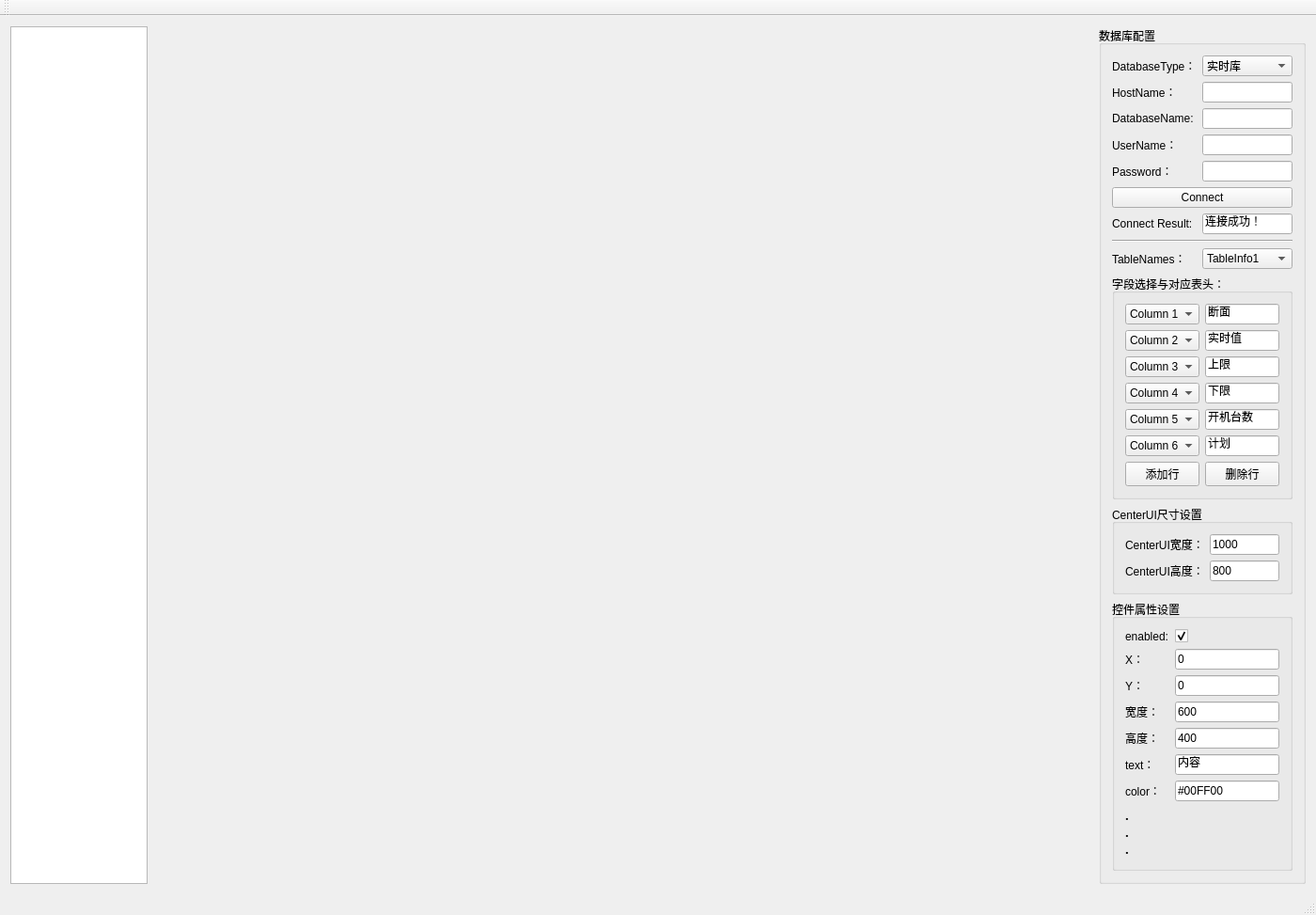
<?xml version="1.0" encoding="UTF-8"?>
<ui version="4.0">
 <class>MainWindow</class>
 <widget class="QMainWindow" name="MainWindow">
  <property name="geometry">
   <rect>
    <x>0</x>
    <y>0</y>
    <width>1400</width>
    <height>890</height>
   </rect>
  </property>
  <property name="windowTitle">
   <string>MainWindow</string>
  </property>
  <widget class="QWidget" name="centralWidget">
   <layout class="QHBoxLayout" name="horizontalLayout">
    <item>
     <widget class="PiecesList" name="listWidget_controls">
      <property name="maximumSize">
       <size>
        <width>180</width>
        <height>16777215</height>
       </size>
      </property>
      <property name="iconSize">
       <size>
        <width>40</width>
        <height>40</height>
       </size>
      </property>
      <property name="viewMode">
       <enum>QListView::IconMode</enum>
      </property>
     </widget>
    </item>
    <item>
     <widget class="DropWidget" name="centerWidget" native="true">
      <property name="minimumSize">
       <size>
        <width>1000</width>
        <height>800</height>
       </size>
      </property>
      <property name="acceptDrops">
       <bool>true</bool>
      </property>
     </widget>
    </item>
    <item>
     <widget class="QGroupBox" name="groupBox">
      <property name="maximumSize">
       <size>
        <width>220</width>
        <height>16777215</height>
       </size>
      </property>
      <property name="title">
       <string>数据库配置</string>
      </property>
      <layout class="QVBoxLayout" name="verticalLayout">
       <item>
        <layout class="QGridLayout" name="gridLayout">
         <item row="3" column="1">
          <widget class="QLineEdit" name="lineEdit_username"/>
         </item>
         <item row="4" column="1">
          <widget class="QLineEdit" name="lineEdit_password"/>
         </item>
         <item row="0" column="0">
          <widget class="QLabel" name="label">
           <property name="text">
            <string>DatabaseType：</string>
           </property>
          </widget>
         </item>
         <item row="0" column="1">
          <widget class="QComboBox" name="comboBox_databaseType">
           <item>
            <property name="text">
             <string>实时库</string>
            </property>
           </item>
           <item>
            <property name="text">
             <string>达梦库</string>
            </property>
           </item>
           <item>
            <property name="text">
             <string>MySQL</string>
            </property>
           </item>
           <item>
            <property name="text">
             <string>SQLITE</string>
            </property>
           </item>
           <item>
            <property name="text">
             <string>SqlServer</string>
            </property>
           </item>
           <item>
            <property name="text">
             <string>Oracle</string>
            </property>
           </item>
          </widget>
         </item>
         <item row="3" column="0">
          <widget class="QLabel" name="label_4">
           <property name="text">
            <string>UserName：</string>
           </property>
          </widget>
         </item>
         <item row="8" column="1">
          <widget class="QComboBox" name="comboBox_tableNames">
           <item>
            <property name="text">
             <string>TableInfo1</string>
            </property>
           </item>
           <item>
            <property name="text">
             <string>TableInfo2</string>
            </property>
           </item>
           <item>
            <property name="text">
             <string>TableInfo3</string>
            </property>
           </item>
           <item>
            <property name="text">
             <string>TableInfo4</string>
            </property>
           </item>
           <item>
            <property name="text">
             <string>TableInfo5</string>
            </property>
           </item>
          </widget>
         </item>
         <item row="6" column="1">
          <widget class="QLineEdit" name="lineEdit_connectResult">
           <property name="text">
            <string>连接成功！</string>
           </property>
          </widget>
         </item>
         <item row="2" column="0">
          <widget class="QLabel" name="label_6">
           <property name="text">
            <string>DatabaseName:</string>
           </property>
          </widget>
         </item>
         <item row="4" column="0">
          <widget class="QLabel" name="label_5">
           <property name="text">
            <string>Password：</string>
           </property>
          </widget>
         </item>
         <item row="6" column="0">
          <widget class="QLabel" name="label_7">
           <property name="text">
            <string>Connect Result:</string>
           </property>
          </widget>
         </item>
         <item row="8" column="0">
          <widget class="QLabel" name="label_2">
           <property name="text">
            <string>TableNames：</string>
           </property>
          </widget>
         </item>
         <item row="1" column="0">
          <widget class="QLabel" name="label_3">
           <property name="text">
            <string>HostName：</string>
           </property>
          </widget>
         </item>
         <item row="5" column="0" colspan="2">
          <widget class="QPushButton" name="pushButton_connect">
           <property name="text">
            <string>Connect</string>
           </property>
          </widget>
         </item>
         <item row="1" column="1">
          <widget class="QLineEdit" name="lineEdit_hostName"/>
         </item>
         <item row="2" column="1">
          <widget class="QLineEdit" name="lineEdit_databaseName"/>
         </item>
         <item row="7" column="0" colspan="2">
          <widget class="Line" name="line">
           <property name="orientation">
            <enum>Qt::Horizontal</enum>
           </property>
          </widget>
         </item>
        </layout>
       </item>
       <item>
        <widget class="QGroupBox" name="groupBox_2">
         <property name="title">
          <string>字段选择与对应表头：</string>
         </property>
         <layout class="QGridLayout" name="gridLayout_2">
          <item row="0" column="0">
           <widget class="QComboBox" name="comboBox_col1">
            <item>
             <property name="text">
              <string>Column 1</string>
             </property>
            </item>
            <item>
             <property name="text">
              <string>Column 2</string>
             </property>
            </item>
            <item>
             <property name="text">
              <string>Column 3</string>
             </property>
            </item>
            <item>
             <property name="text">
              <string>Column 4</string>
             </property>
            </item>
            <item>
             <property name="text">
              <string>Column 5</string>
             </property>
            </item>
            <item>
             <property name="text">
              <string>Column 6</string>
             </property>
            </item>
           </widget>
          </item>
          <item row="0" column="1">
           <widget class="QLineEdit" name="lineEdit_col1_name">
            <property name="text">
             <string>断面</string>
            </property>
           </widget>
          </item>
          <item row="1" column="0">
           <widget class="QComboBox" name="comboBox_col2">
            <item>
             <property name="text">
              <string>Column 2</string>
             </property>
            </item>
            <item>
             <property name="text">
              <string>Column 1</string>
             </property>
            </item>
            <item>
             <property name="text">
              <string>Column 3</string>
             </property>
            </item>
            <item>
             <property name="text">
              <string>Column 4</string>
             </property>
            </item>
            <item>
             <property name="text">
              <string>Column 5</string>
             </property>
            </item>
            <item>
             <property name="text">
              <string>Column 6</string>
             </property>
            </item>
           </widget>
          </item>
          <item row="1" column="1">
           <widget class="QLineEdit" name="lineEdit_col2_name">
            <property name="text">
             <string>实时值</string>
            </property>
           </widget>
          </item>
          <item row="2" column="0">
           <widget class="QComboBox" name="comboBox_col3">
            <item>
             <property name="text">
              <string>Column 3</string>
             </property>
            </item>
            <item>
             <property name="text">
              <string>Column 1</string>
             </property>
            </item>
            <item>
             <property name="text">
              <string>Column 2</string>
             </property>
            </item>
            <item>
             <property name="text">
              <string>Column 4</string>
             </property>
            </item>
            <item>
             <property name="text">
              <string>Column 5</string>
             </property>
            </item>
            <item>
             <property name="text">
              <string>Column 6</string>
             </property>
            </item>
           </widget>
          </item>
          <item row="2" column="1">
           <widget class="QLineEdit" name="lineEdit_col3_name">
            <property name="text">
             <string>上限</string>
            </property>
           </widget>
          </item>
          <item row="3" column="0">
           <widget class="QComboBox" name="comboBox_col4">
            <item>
             <property name="text">
              <string>Column 4</string>
             </property>
            </item>
            <item>
             <property name="text">
              <string>Column 1</string>
             </property>
            </item>
            <item>
             <property name="text">
              <string>Column 2</string>
             </property>
            </item>
            <item>
             <property name="text">
              <string>Column 3</string>
             </property>
            </item>
            <item>
             <property name="text">
              <string>Column 5</string>
             </property>
            </item>
            <item>
             <property name="text">
              <string>Column 6</string>
             </property>
            </item>
           </widget>
          </item>
          <item row="3" column="1">
           <widget class="QLineEdit" name="lineEdit_col4_name">
            <property name="text">
             <string>下限</string>
            </property>
           </widget>
          </item>
          <item row="4" column="0">
           <widget class="QComboBox" name="comboBox_col5">
            <item>
             <property name="text">
              <string>Column 5</string>
             </property>
            </item>
            <item>
             <property name="text">
              <string>Column 1</string>
             </property>
            </item>
            <item>
             <property name="text">
              <string>Column 2</string>
             </property>
            </item>
            <item>
             <property name="text">
              <string>Column 3</string>
             </property>
            </item>
            <item>
             <property name="text">
              <string>Column 4</string>
             </property>
            </item>
            <item>
             <property name="text">
              <string>Column 6</string>
             </property>
            </item>
           </widget>
          </item>
          <item row="4" column="1">
           <widget class="QLineEdit" name="lineEdit_col5_name">
            <property name="text">
             <string>开机台数</string>
            </property>
           </widget>
          </item>
          <item row="5" column="0">
           <widget class="QComboBox" name="comboBox_col6">
            <item>
             <property name="text">
              <string>Column 6</string>
             </property>
            </item>
            <item>
             <property name="text">
              <string>Column 1</string>
             </property>
            </item>
            <item>
             <property name="text">
              <string>Column 2</string>
             </property>
            </item>
            <item>
             <property name="text">
              <string>Column 3</string>
             </property>
            </item>
            <item>
             <property name="text">
              <string>Column 4</string>
             </property>
            </item>
            <item>
             <property name="text">
              <string>Column 5</string>
             </property>
            </item>
           </widget>
          </item>
          <item row="5" column="1">
           <widget class="QLineEdit" name="lineEdit_col6_name">
            <property name="text">
             <string>计划</string>
            </property>
           </widget>
          </item>
          <item row="6" column="0">
           <widget class="QPushButton" name="pushButton_addRow">
            <property name="text">
             <string>添加行</string>
            </property>
           </widget>
          </item>
          <item row="6" column="1">
           <widget class="QPushButton" name="pushButton_deleteRow">
            <property name="text">
             <string>删除行</string>
            </property>
           </widget>
          </item>
         </layout>
        </widget>
       </item>
       <item>
        <widget class="QGroupBox" name="groupBox_4">
         <property name="minimumSize">
          <size>
           <width>0</width>
           <height>0</height>
          </size>
         </property>
         <property name="title">
          <string>CenterUI尺寸设置</string>
         </property>
         <layout class="QGridLayout" name="gridLayout_4">
          <item row="0" column="0">
           <widget class="QLabel" name="label_16">
            <property name="text">
             <string>CenterUI宽度：</string>
            </property>
           </widget>
          </item>
          <item row="0" column="1">
           <widget class="QLineEdit" name="lineEdit_centerUIWidth">
            <property name="text">
             <string>1000</string>
            </property>
            <property name="readOnly">
             <bool>true</bool>
            </property>
           </widget>
          </item>
          <item row="1" column="0">
           <widget class="QLabel" name="label_17">
            <property name="text">
             <string>CenterUI高度：</string>
            </property>
           </widget>
          </item>
          <item row="1" column="1">
           <widget class="QLineEdit" name="lineEdit_CenterUIHeight">
            <property name="text">
             <string>800</string>
            </property>
            <property name="readOnly">
             <bool>true</bool>
            </property>
           </widget>
          </item>
         </layout>
        </widget>
       </item>
       <item>
        <widget class="QGroupBox" name="groupBox_3">
         <property name="title">
          <string>控件属性设置</string>
         </property>
         <layout class="QGridLayout" name="gridLayout_3">
          <item row="0" column="1">
           <widget class="QCheckBox" name="checkBox_enabled">
            <property name="text">
             <string/>
            </property>
            <property name="checked">
             <bool>true</bool>
            </property>
           </widget>
          </item>
          <item row="2" column="1">
           <widget class="QLineEdit" name="lineEdit_Y">
            <property name="text">
             <string>0</string>
            </property>
           </widget>
          </item>
          <item row="4" column="0">
           <widget class="QLabel" name="label_12">
            <property name="text">
             <string>高度：</string>
            </property>
           </widget>
          </item>
          <item row="5" column="0">
           <widget class="QLabel" name="label_13">
            <property name="text">
             <string>text：</string>
            </property>
           </widget>
          </item>
          <item row="6" column="0">
           <widget class="QLabel" name="label_14">
            <property name="text">
             <string>color：</string>
            </property>
           </widget>
          </item>
          <item row="1" column="0">
           <widget class="QLabel" name="label_9">
            <property name="text">
             <string>X：</string>
            </property>
           </widget>
          </item>
          <item row="4" column="1">
           <widget class="QLineEdit" name="lineEdit_height">
            <property name="text">
             <string>400</string>
            </property>
           </widget>
          </item>
          <item row="6" column="1">
           <widget class="QLineEdit" name="lineEdit_color">
            <property name="text">
             <string>#00FF00</string>
            </property>
           </widget>
          </item>
          <item row="2" column="0">
           <widget class="QLabel" name="label_10">
            <property name="text">
             <string>Y：</string>
            </property>
           </widget>
          </item>
          <item row="5" column="1">
           <widget class="QLineEdit" name="lineEdit_text">
            <property name="text">
             <string>内容</string>
            </property>
           </widget>
          </item>
          <item row="0" column="0">
           <widget class="QLabel" name="label_8">
            <property name="text">
             <string>enabled:</string>
            </property>
           </widget>
          </item>
          <item row="1" column="1">
           <widget class="QLineEdit" name="lineEdit_X">
            <property name="text">
             <string>0</string>
            </property>
           </widget>
          </item>
          <item row="3" column="0">
           <widget class="QLabel" name="label_11">
            <property name="text">
             <string>宽度：</string>
            </property>
           </widget>
          </item>
          <item row="3" column="1">
           <widget class="QLineEdit" name="lineEdit_width">
            <property name="text">
             <string>600</string>
            </property>
           </widget>
          </item>
          <item row="7" column="0">
           <widget class="QLabel" name="label_15">
            <property name="font">
             <font>
              <family>微软雅黑</family>
              <pointsize>10</pointsize>
              <weight>75</weight>
              <bold>true</bold>
             </font>
            </property>
            <property name="text">
             <string>.
.
.</string>
            </property>
           </widget>
          </item>
         </layout>
        </widget>
       </item>
      </layout>
     </widget>
    </item>
   </layout>
  </widget>
  <widget class="QMenuBar" name="menuBar">
   <property name="geometry">
    <rect>
     <x>0</x>
     <y>0</y>
     <width>1400</width>
     <height>23</height>
    </rect>
   </property>
  </widget>
  <widget class="QToolBar" name="mainToolBar">
   <attribute name="toolBarArea">
    <enum>TopToolBarArea</enum>
   </attribute>
   <attribute name="toolBarBreak">
    <bool>false</bool>
   </attribute>
  </widget>
  <widget class="QStatusBar" name="statusBar"/>
 </widget>
 <layoutdefault spacing="6" margin="11"/>
 <customwidgets>
  <customwidget>
   <class>PiecesList</class>
   <extends>QListWidget</extends>
   <header>pieceslist.h</header>
  </customwidget>
  <customwidget>
   <class>DropWidget</class>
   <extends>QWidget</extends>
   <header>dropwidget.h</header>
   <container>1</container>
  </customwidget>
 </customwidgets>
 <resources/>
 <connections/>
</ui>
